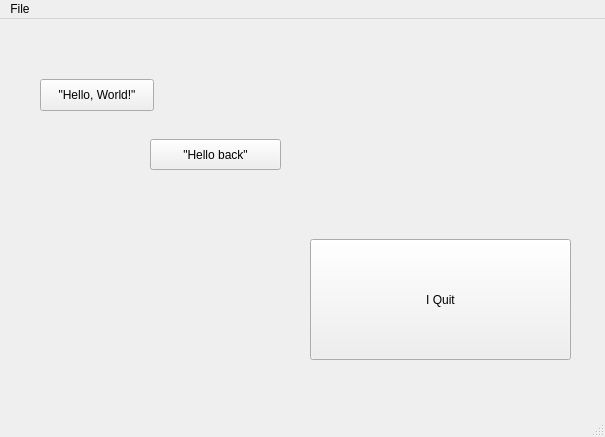
<?xml version="1.0" encoding="UTF-8"?>
<ui version="4.0">
 <class>MainWindow</class>
 <widget class="QMainWindow" name="MainWindow">
  <property name="geometry">
   <rect>
    <x>0</x>
    <y>0</y>
    <width>605</width>
    <height>437</height>
   </rect>
  </property>
  <property name="windowTitle">
   <string>MainWindow</string>
  </property>
  <widget class="QWidget" name="centralWidget">
   <widget class="QPushButton" name="pushButton">
    <property name="geometry">
     <rect>
      <x>40</x>
      <y>60</y>
      <width>114</width>
      <height>32</height>
     </rect>
    </property>
    <property name="text">
     <string>&quot;Hello, World!&quot;</string>
    </property>
   </widget>
   <widget class="QPushButton" name="pushButton_2">
    <property name="geometry">
     <rect>
      <x>150</x>
      <y>120</y>
      <width>131</width>
      <height>31</height>
     </rect>
    </property>
    <property name="text">
     <string>&quot;Hello back&quot;</string>
    </property>
   </widget>
   <widget class="QPushButton" name="pushButton_3">
    <property name="geometry">
     <rect>
      <x>310</x>
      <y>220</y>
      <width>261</width>
      <height>121</height>
     </rect>
    </property>
    <property name="text">
     <string>I Quit</string>
    </property>
   </widget>
  </widget>
  <widget class="QStatusBar" name="statusBar"/>
  <widget class="QMenuBar" name="menuBar">
   <property name="geometry">
    <rect>
     <x>0</x>
     <y>0</y>
     <width>605</width>
     <height>21</height>
    </rect>
   </property>
   <widget class="QMenu" name="menuFile">
    <property name="title">
     <string>File</string>
    </property>
    <addaction name="actionQuit"/>
   </widget>
   <addaction name="menuFile"/>
  </widget>
  <action name="actionQuit">
   <property name="text">
    <string>Quit</string>
   </property>
  </action>
 </widget>
 <layoutdefault spacing="6" margin="11"/>
 <resources/>
 <connections>
  <connection>
   <sender>actionQuit</sender>
   <signal>triggered()</signal>
   <receiver>MainWindow</receiver>
   <slot>close()</slot>
   <hints>
    <hint type="sourcelabel">
     <x>-1</x>
     <y>-1</y>
    </hint>
    <hint type="destinationlabel">
     <x>302</x>
     <y>218</y>
    </hint>
   </hints>
  </connection>
 </connections>
 <slots>
  <slot>checkbox_on()</slot>
  <slot>checkbox_off()</slot>
  <slot>whatever()</slot>
 </slots>
</ui>
